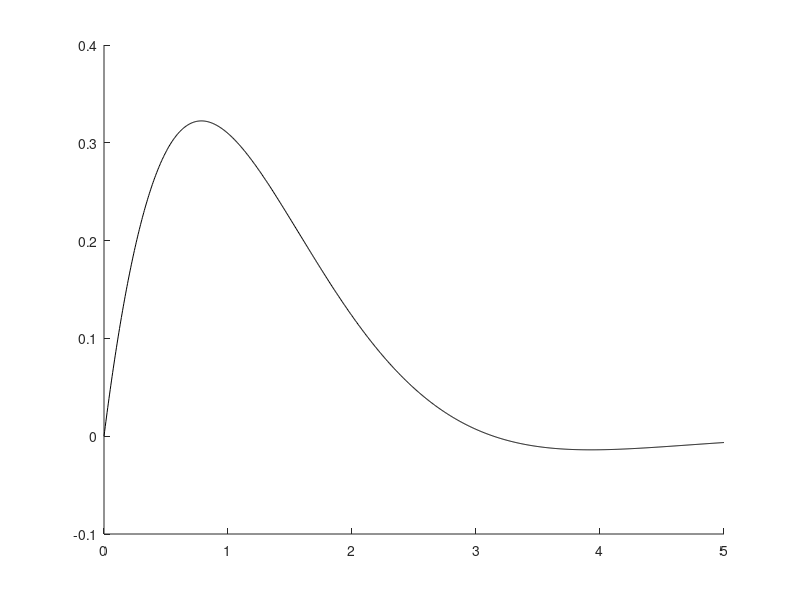

Source code (MATLAB):
%% Ian Faber - SID: 108577813
% ASEN 2012: Coding Challenge 4
% Last modified: 10/14/21


%% Housekeeping

clc;         % Clear command window
close all;   % Close out of any open figures
hold on;

%% Define the Analytical Solution

% The expression of the exact solution
f_definite = (1-exp(-5).*(sin(5)+cos(5)))/2

%% Step 1
% Import 'DataPoints.mat' 
data = load('DataPoints.mat');
x_1 = data.x_1;
x_2 = data.x_2;
x_3 = data.x_3;
y_1 = data.y_1;
y_2 = data.y_2;
y_3 = data.y_3;

%% Step 2
% Generate Riemann sums with the coarsest spacing. Note that it is possible to calculate 
% these sums in a single line, though it is possible with for-loops as well.
dx = x_1(2);
soln_left_1 = sum(y_1(1:(length(y_1)-1))*dx)
soln_right_1 = sum(y_1(1:length(y_1))*dx)

% Generate other solutions the same way with the other two resolutions. Ideally, these should be 
% identical as the above, except for the x and y data used.
dx = x_2(2);
soln_left_2 = sum(y_2(1:(length(y_2)-1))*dx)
soln_right_2 = sum(y_2(1:length(y_2))*dx)

dx = x_3(2);
soln_left_3 = sum(y_3(1:(length(y_3)-1))*dx)
soln_right_3 = sum(y_3(1:length(y_3))*dx)

plot(x_3, y_3, 'k');


%% Step 3
% Generate your own data points from a new function to estimate the integral.
n = 100000
x_4 = linspace(0,1,n);
y_4 = sqrt(1-(x_4.^4));

dx = 1/n;
soln_4 = sum(y_4(1:length(y_4))*dx)

% Leave a comment if you can identify if this is an over or under estimate
%plot(x_4, y_4, 'k')
% This is an underestimate, as the function is concave down throughout the interval of interest
